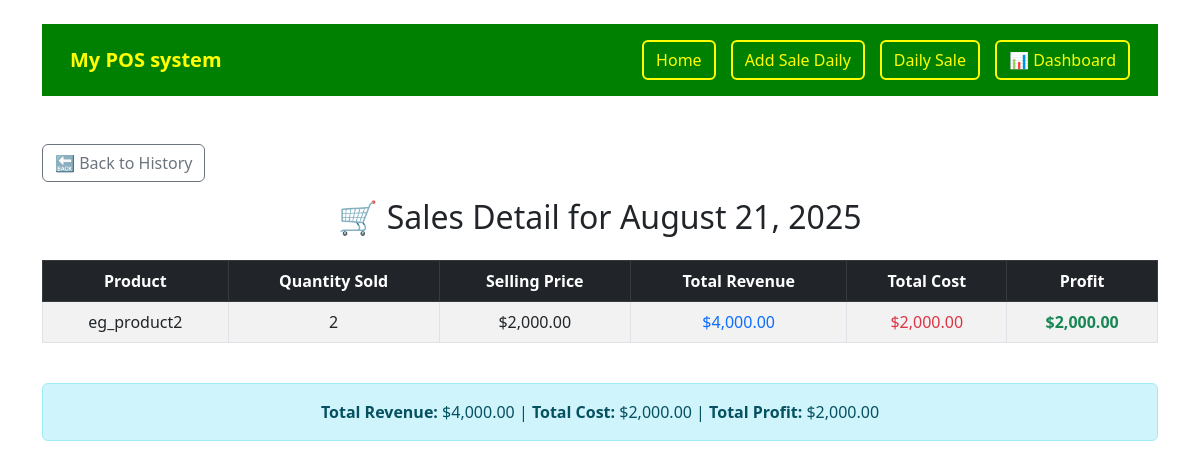
Screenshot of /daily_detail.php?date=2025-08-21 with the database file from the repository.
### tables this page shows
CREATE TABLE `sales` (
  `id` int(11) NOT NULL,
  `product_id` int(11) NOT NULL,
  `qty_sold` int(11) NOT NULL,
  `selling_price` decimal(10,2) NOT NULL,
  `original_price` decimal(10,2) NOT NULL,
  `sale_date` date NOT NULL DEFAULT curdate()
);

CREATE TABLE `products` (
  `id` int(11) NOT NULL,
  `product_name` varchar(150) NOT NULL,
  `category_id` int(11) DEFAULT NULL,
  `place` varchar(100) DEFAULT NULL,
  `qty` int(11) NOT NULL DEFAULT 0,
  `selling_price` decimal(10,2) DEFAULT NULL,
  `original_price` decimal(10,2) DEFAULT NULL,
  `created_at` timestamp NOT NULL DEFAULT current_timestamp()
);

### daily_detail.php (the view, shortened to what this page needs)
<?php
include 'db.php';
$date = $_GET['date'];
$query = "
    SELECT p.product_name, s.qty_sold, s.selling_price, s.original_price,
           (s.selling_price * s.qty_sold) AS total_revenue,
           (s.original_price * s.qty_sold) AS total_cost,
           ((s.selling_price - s.original_price) * s.qty_sold) AS profit
    FROM sales s
    JOIN products p ON s.product_id = p.id
    WHERE s.sale_date = ?
";
$stmt = $conn->prepare($query);
$stmt->bind_param("s", $date);
$stmt->execute();
$result = $stmt->get_result();
$totalRevenue = $totalCost = $totalProfit = 0;
?>
<!DOCTYPE html>
<html lang="en">
<head>
    <link rel="stylesheet" href="https://cdn.jsdelivr.net/npm/bootstrap@5.3.0/dist/css/bootstrap.min.css">
</head>
<body class="container mt-4 mb-5">
    <?php include "nav.php" ?>
    <br><br>
    <a href="daily_history.php" class="btn btn-outline-secondary mb-3">🔙 Back to History</a>
    <h2 class="text-center mb-4">🛒 Sales Detail for <?= date('F j, Y', strtotime($date)) ?></h2>
    <?php if ($result->num_rows > 0) { ?>
        <div class="table-responsive">
            <table class="table table-bordered table-striped text-center align-middle">
                <thead class="table-dark">
                    <tr>
                        <th>Product</th>
                        <th>Quantity Sold</th>
                        <th>Selling Price</th>
                        <th>Total Revenue</th>
                        <th>Total Cost</th>
                        <th>Profit</th>
                    </tr>
                </thead>
                <tbody>
                    <?php while ($row = $result->fetch_assoc()) {
                        $totalRevenue += $row['total_revenue'];
                        $totalCost += $row['total_cost'];
                        $totalProfit += $row['profit'];
                    ?>
                        <tr>
                            <td><?= $row['product_name'] ?></td>
                            <td><?= $row['qty_sold'] ?></td>
                            <td>$<?= number_format($row['selling_price'], 2) ?></td>
                            <td class="text-primary">$<?= number_format($row['total_revenue'], 2) ?></td>
                            <td class="text-danger">$<?= number_format($row['total_cost'], 2) ?></td>
                            <td class="fw-bold text-success">$<?= number_format($row['profit'], 2) ?></td>
                        </tr>
                    <?php } ?>
                </tbody>
            </table>
        </div>
        <div class="alert alert-info text-center mt-4">
            <strong>Total Revenue:</strong> $<?= number_format($totalRevenue, 2) ?> |
            <strong>Total Cost:</strong> $<?= number_format($totalCost, 2) ?> |
            <strong>Total Profit:</strong> $<?= number_format($totalProfit, 2) ?>
        </div>
    <?php } else { ?>
        <div class="alert alert-warning text-center">No products sold on this date.</div>
    <?php } ?>
</body>
</html>

### rows the page displays
sales: product.product_name "eg_product2", qty_sold "2", selling_price "2,000.00", total_revenue "4,000.00", total_cost "2,000.00", profit "2,000.00"

### other values shown
date('F j, Y', strtotime($date)) "August 21, 2025"
$totalRevenue "4,000.00"
$totalCost "2,000.00"
$totalProfit "2,000.00"
